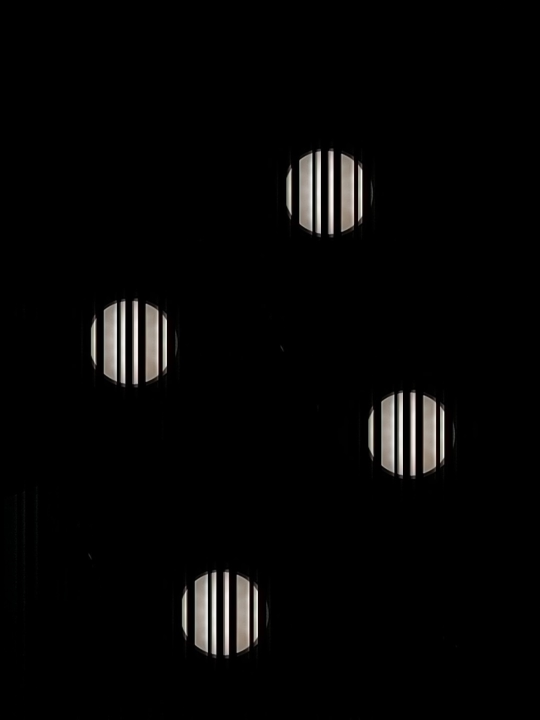
#> input picture ban_on_dinh/1. doc pixel/LEDID_4_RoI_adjusted.jpg, 1080 x 1439 px, found by its file name (shown at 1/2 size)
$ python test_1LED_Long.py
#> lines starting #> are read from the running program, lines starting #| are printed output that depends on the picture; after the words box and inside, x2 and y2 are one past the last pixel; in counts of white or black regions, pixels touching at a corner belong together; long printed decimals are rounded
#> further down, img is the input picture: shape (1439, 1080, 3); mean B, G, R 5.6, 5.9, 6.2
# import the opencv larray2ibrary
import cv2
# import ham_check_roi_tu_arr_6_5 as hc
# import ham_ve_roi_4 as hvr
import numpy as np
import matplotlib.pyplot as plt
from scipy.optimize import curve_fit
import math as goc_lech
import time
# [9 lines of commented-out code are left out]
array2 = [[0]]
aa = 0
def process_frame(img):
# while(True):
    start_time_total = time.time()
    img = cv2.rotate(img, cv2.ROTATE_90_COUNTERCLOCKWISE)
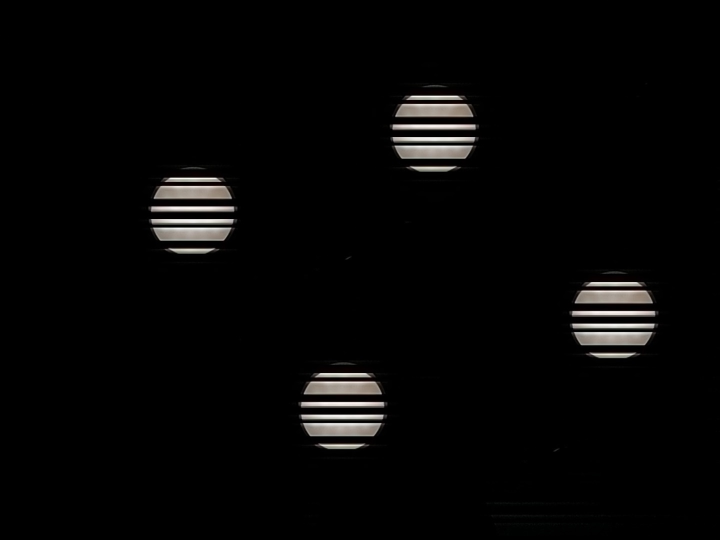
#> img: shape (1080, 1439, 3) (shown at 1/2 size); mean of channels 0, 1, 2 5.6, 5.9, 6.2; drawn as B, G, R
    # ret, img = vid.read()
    frame = cv2.cvtColor(img, cv2.COLOR_BGR2GRAY) #

    select = frame[frame > 0]
    avg = np.mean(select)
#> avg = 66.88
    print(f"avg pixel value: {avg}")
#| avg pixel value: 66.878
    #    cv2.imshow("Frame", img) # raw


    height = frame.shape[0]
    width = frame.shape[1]
    #     print("height, width", height, width)

    ret, frame0 = cv2.threshold(frame, 80, 255, cv2.THRESH_BINARY)
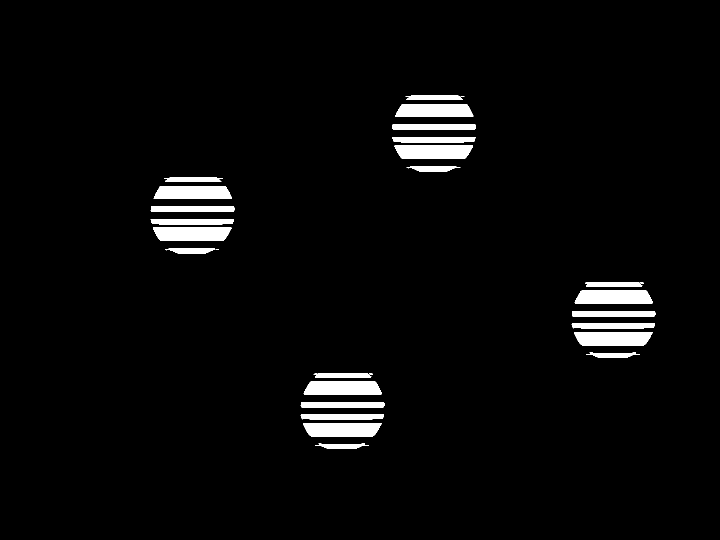
#> frame0: shape (1080, 1439) (shown at 1/2 size); 3.3% white; 33 white regions (5 under 20 px)
    contours, hierarchy = cv2.findContours(frame0, cv2.RETR_TREE, cv2.CHAIN_APPROX_SIMPLE)
#> contours = 50 contours, 17 with area under 20; largest, box (x1, y1, x2, y2) and area: (1148, 664, 1305, 691) 3718, (306, 455, 463, 482) 3718, (789, 291, 946, 318) 3718, (606, 846, 763, 873) 3716, (607, 763, 764, 789) 3606

    print("len contours: ", len(contours))
#| len contours:  50
    if len(contours) > 0 and len(contours)<=60:
        contours = contours
    if len(contours) > 60 and len(contours)<90:
        contours = contours[0:(len(contours)-30)]
    if len(contours) >= 90 and len(contours)<100:
        contours = contours[0:len(contours):2]
    if len(contours) >= 100 and len(contours)<150:
        contours = contours[0:len(contours):5]
    if len(contours) >= 150 and len(contours)<200:
        contours = contours[0:len(contours):7]
    if len(contours) >= 200 and len(contours)<300:
        contours = contours[0:len(contours):9]
    if len(contours) >= 300 and len(contours)<500:
        contours = contours[0:len(contours):10]
    if len(contours) >= 500 and len(contours) < 700:
            contours = contours[0:len(contours):15]
    if len(contours) >= 700 and len(contours) < 1000:
        contours = contours[0:len(contours):25]
    if len(contours) >= 1000 and len(contours) < 1300:
        contours = contours[0:len(contours):30]
    # print("lennnnnnn6",len(contours))
    if len(contours) >= 1300 and len(contours) < 1800:
        contours = contours[0:len(contours):40]
    if len(contours) == 0 or len(contours) > 10000:
            print("contour over")
    print("len contours: ", len(contours))
#| len contours:  50
    mass_centres_x = []
    mass_centres_y = []
    top = []
    bot = []

    for i in range(0, len(contours)):
        M = cv2.moments(contours[i], 0)
        if M["m00"] != 0:
            mass_centres_x.append(int(M['m10']/M['m00']))
            mass_centres_y.append(int(M['m01']/M['m00']))
        else:
            mass_centres_x.append(int(0))
            mass_centres_y.append(int(0))
#> this loop made 50 passes
#> after the loop, mass_centres_x = 50 values, max 1306 at index 17, min 0 at index 2, mean 706.2; mass_centres_y = 50 values, max 892 at index 0, min 0 at index 2, mean 473.4

    for i in range(0, len(contours)):
        x,y,w,h = cv2.boundingRect(contours[i])
        cv2.rectangle(img,(x,y),(x+w,y+h),(0,0,255),2)
        top.append(int(y))
        bot.append(int(y+h))
#> this loop made 50 passes
#> (x, y, w, h) on passes 1 to 8: (630, 887, 108, 11), (606, 846, 157, 27), (619, 839, 126, 1), (601, 829, 167, 10), (601, 804, 168, 11), (705, 812, 62, 3), (623, 812, 74, 3), (607, 812, 17, 3)
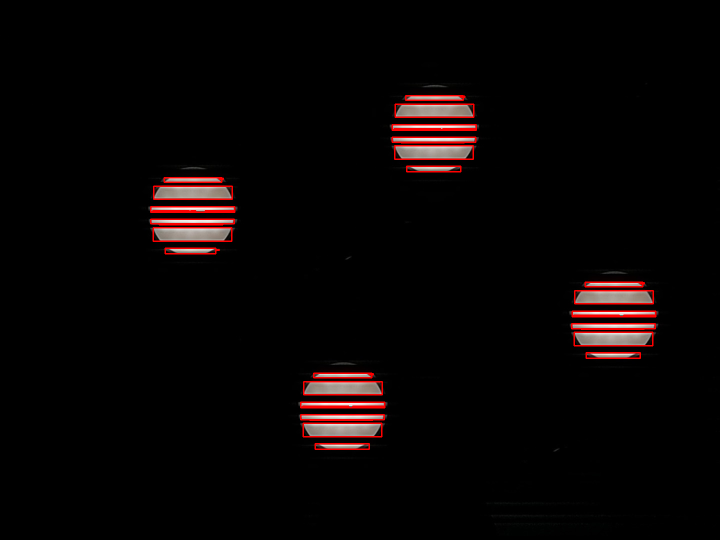
#> img: shape (1080, 1439, 3) (shown at 1/2 size); 1.65% of pixels changed, all inside (x1, y1, x2, y2) = (300, 190, 1313, 900); drawn as B, G, R
#> after the loop, bot = 50 values, max 898 at index 0, min 194 at index 48, mean 533.2; top = 50 values, max 887 at index 0, min 191 at index 49, mean 524.4
#> (the rest of the program and of its run is left out)
